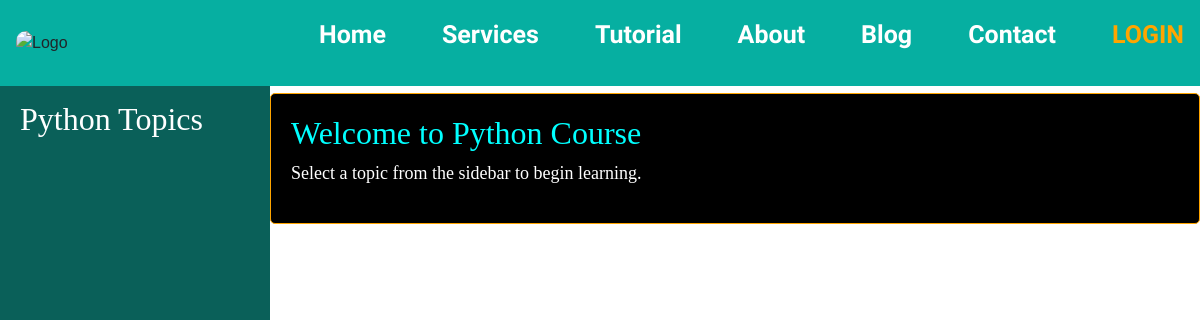
/Dashborad/, run on an earlier commit of the app's database.
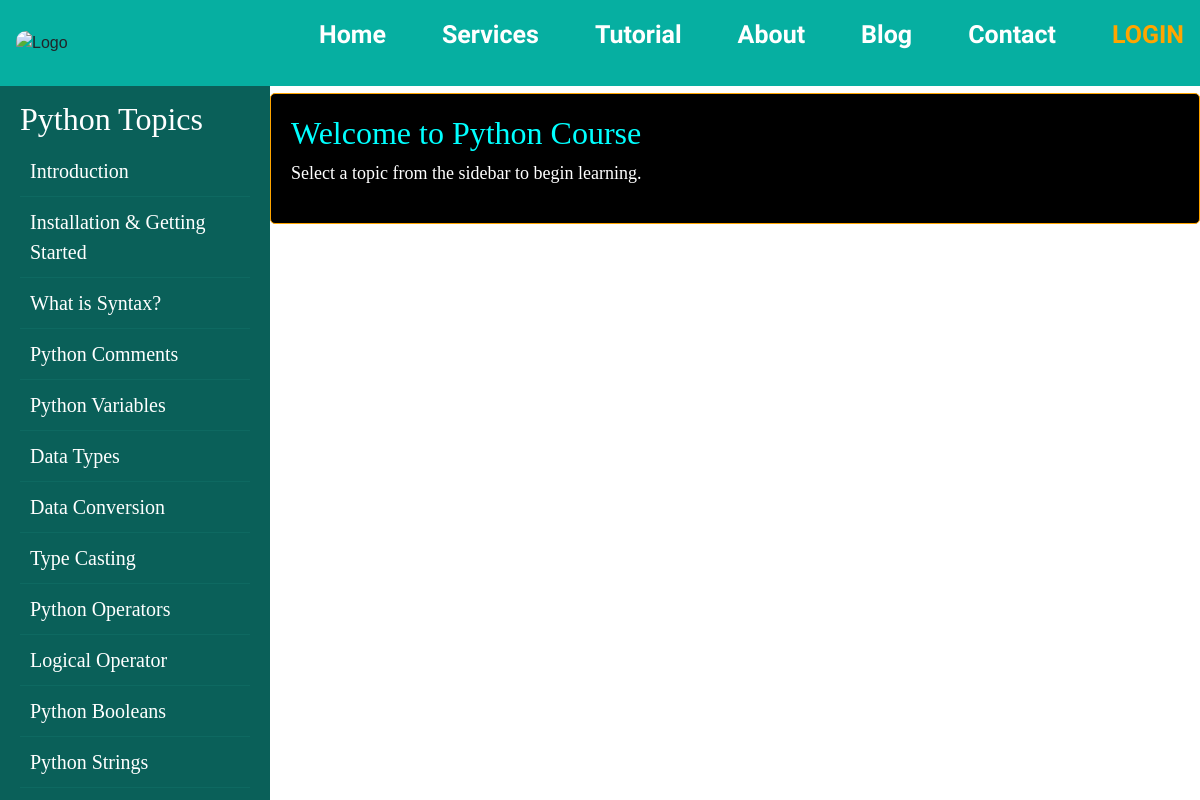
And on a later commit of the database.
### Mywebapp/models.py (models this page shows, shortened)
class PythonTopic(models.Model):
    title = models.CharField(max_length=100)
    subtitle = models.CharField(max_length=150, null=True, blank=True)  # Allow NULL values
    content1 = models.TextField()
    content2 = models.TextField(null=True, blank=True)
    content3 = models.TextField(null=True, blank=True)
    content4 = models.TextField(null=True, blank=True)

### Mywebapp/views.py (the view)
# urls.py: path('Dashborad/', python_dashboard, name='dashboard'),
def python_dashboard(request):
    topics = PythonTopic.objects.all()
    return render(request, 'dashboard.html', {'topics': topics})

### Mywebapp/Templates/dashboard.html (shortened to what this page needs)
{% load static %}
<!DOCTYPE html>
<html lang="en">
<head>
    <link href="https://cdn.jsdelivr.net/npm/bootstrap@5.3.2/dist/css/bootstrap.min.css" rel="stylesheet">
</head>
<body>
    <nav class="navbar">
        <div class="logo"><img src="{% static 'Images/Stec.png' %}" alt="Logo"></div>
        <ul class="nav-links" id="navLinks">
            <li><a href="/home/">Home</a></li>
            <li><a href="/Service/">Services</a></li>
            <li><a href="/program/">Tutorial</a></li>
            <li><a href="/About/">About</a></li>
            <li><a href="/blog/">Blog</a></li>
            <li><a href="/contact/">Contact</a></li>
            <li><a href="/Login1/" class="login">LOGIN</a></li>
        </ul>
    </nav>
    <div class="sidebar" id="sidebar">
        <h2>Python Topics</h2>
        {% for topic in topics %}
            <a href="#" onclick="loadContent('{{ topic.id }}')">{{ topic.title }}</a>
        {% endfor %}
    </div>
    <div class="content" id="mainContent">
        <h2>Welcome to Python Course</h2>
        <p>Select a topic from the sidebar to begin learning.</p>
    </div>
</body>
</html>

### Mywebapp/Templates/dashboard.html (style rules this page uses)
body { margin: 0; font-family: Arial, sans-serif; }
.navbar { background: rgb(6, 175, 161); padding: 1rem; position: fixed; width: 100%; top: 0; z-index: 1000; display: flex; align-items: center; justify-content: space-between; }
.navbar .logo img { width: 70px; height: 60px; border-radius: 10px; }
.nav-links { list-style: none; display: flex; gap: 3.5rem; transition: transform 0.5s ease-in-out; }
.nav-links a { text-decoration: none; color: white; font-size: 25px; font-weight: bold; font-family: 'Satisfy', cursive; }
.login { color: orange !important; font-size: 1.2rem; }
.sidebar { width: 270px; background: rgb(10, 96, 89); color: white; height: 100vh; padding: 20px; position: fixed; top: 80px; transition: left 0.3s; z-index: 999; overflow-y: auto; max-height: calc(100vh - 80px); font-family:Serif; }
.sidebar a { display: block; color: white; text-decoration: none; padding: 10px; font-size: 20px; border-bottom: 1px solid rgba(23, 127, 118, 0.3); font-family:Serif; }
.content { margin-top: 93px; padding: 20px; transition: margin-left 0.3s; font-family: Serif; background: black; color: white; border: ridge 1px white; border-radius: 5px; margin-left: 270px; border-color: Orange; }
.content h2 { color: cyan; }
.content p { color: white; font-size: 18px; }

What changed in the data, as far as the page shows it:
added PythonTopic: title "Introduction"
added PythonTopic: title "Installation & Getting Started"
added PythonTopic: title "What is Syntax?"
added PythonTopic: title "Python Comments"
added PythonTopic: title "Python Variables"
added PythonTopic: title "Data Types"
added PythonTopic: title "Data Conversion"
added PythonTopic: title "Type Casting"
added PythonTopic: title "Python Operators"
added PythonTopic: title "Logical Operator"
added PythonTopic: title "Python Booleans"
added PythonTopic: title "Python Strings"
